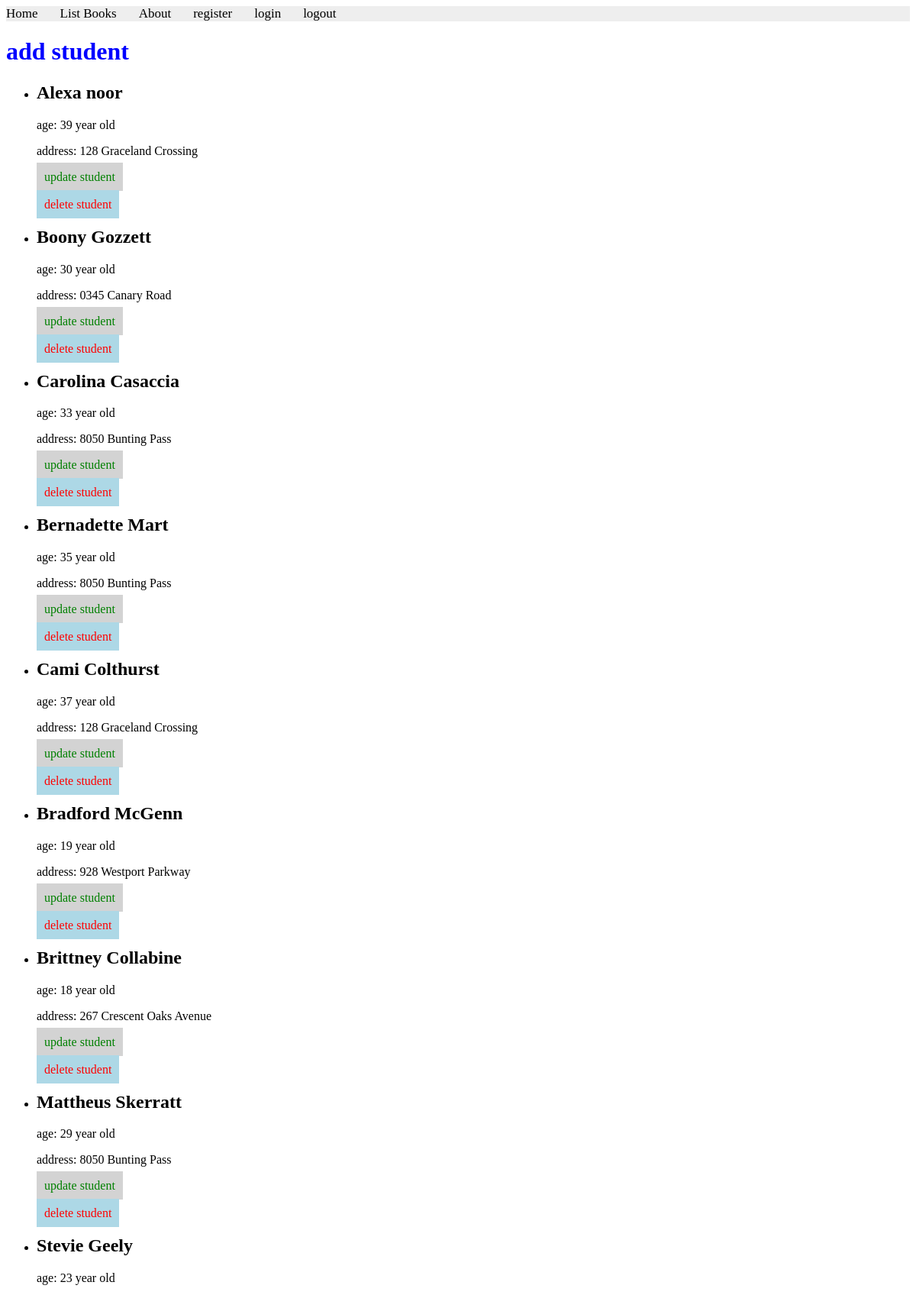
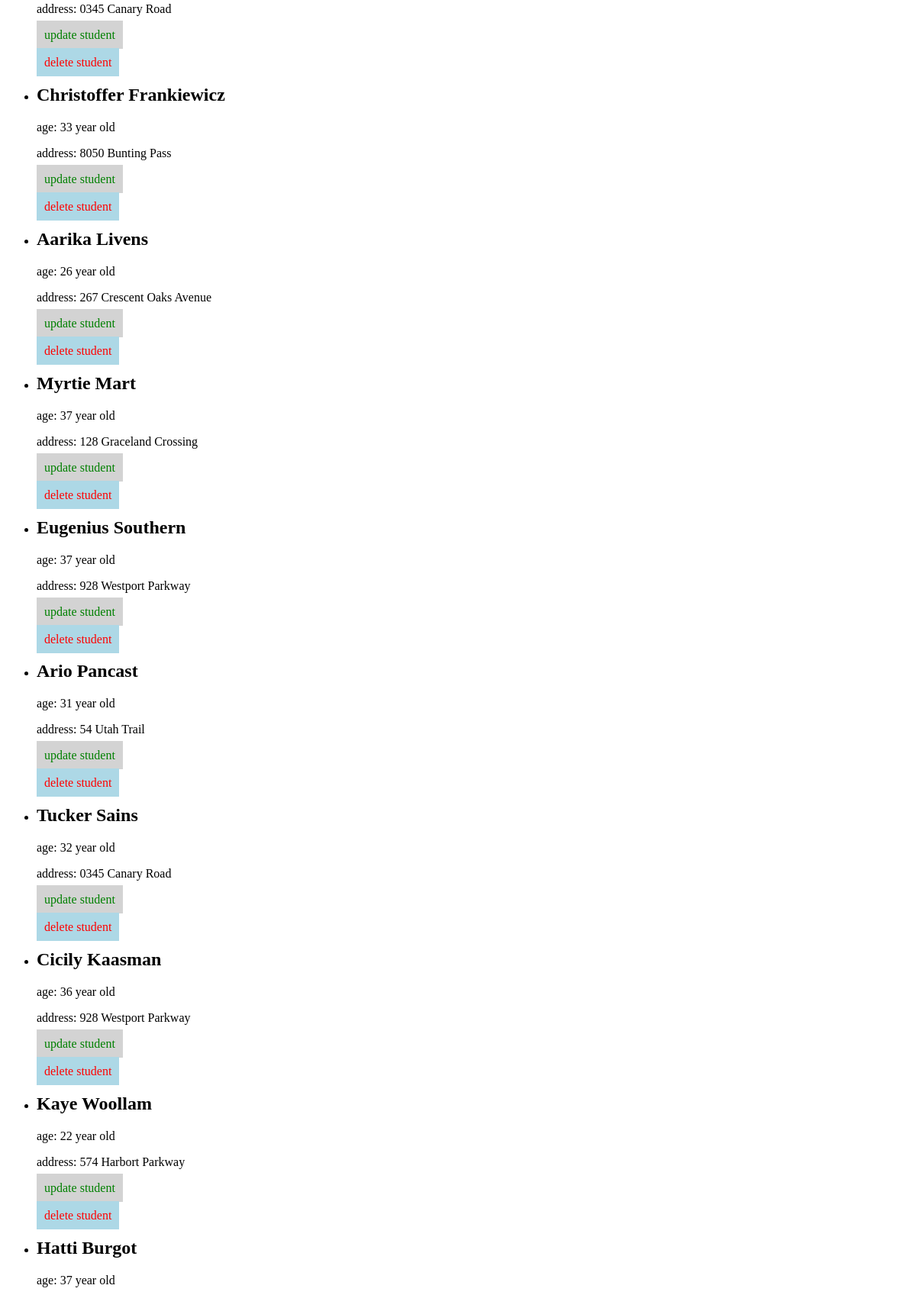
Screenshot of /books/lab10/liststudent1t1/ (upper part) with the database file from the repository (2 pictures, top to bottom).
### apps/bookmodule/models.py (models this page shows)
class Student(models.Model):
    name = models.CharField(max_length=50)
    age = models.SmallIntegerField(default=18)
    address = models.ForeignKey('address', on_delete=models.RESTRICT)

class Address(models.Model):
    address = models.CharField(max_length=20)
    def __str__(self):
        return self.address

### apps/bookmodule/views.py (the view)
# urls.py: path('lab10/liststudent1t1/',views.liststudent1t1,name="liststudent1t1"),
def liststudent1t1(request):
  students = Student.objects.select_related('address').all()
  return render(request,"bookmodule/liststudent1t1.html",{'students':students})

### apps/templates/bookmodule/liststudent1t1.html (shortened to what this page needs)
<html lang="en">
<head>
{% extends "layouts/base.html" %}
{% load static %}
{% block stylesheets %} <link rel="stylesheet" href="{% static 'lab9-10_style.css' %}"> {% endblock %}
{% block content %}
<a href="{% url 'addstudent1t1' %}" class="linkadd"> <h1>add student</h1></a>
    {% if students %}
        <ul>
        {% for student in students %}
            <li>
                <h2>{{ student.name }}</h2>
                <p>age: {{ student.age }} year old</p>
                <p>address: {{ student.address }}</p>
                <a href="{% url 'updatestudent1t1' Id=student.id%}" class="linkedit"> update student</a>
                <br> <br>
                <a href="{% url 'deletestudent1t1' Id=student.id%}" class="linkdelete"> delete student</a>
            </li>
        {% endfor %}
        </ul>
    {% else %}
        <p>No students found.</p>
    {% endif %}
{% endblock content %}

### apps/static/lab9-10_style.css (style rules this page uses)
.linkadd { color: blue; text-decoration: none; }
.linkedit { color: green; background-color: lightgray; padding: 10px; text-decoration: none; }
.linkdelete { color: red; background-color: lightblue; padding: 10px; text-decoration: none; }

### rows the page displays
Student: name "Alexa noor", age "39", address "128 Graceland Crossing"
Student: name "Boony Gozzett", age "30", address "0345 Canary Road"
Student: name "Carolina Casaccia", age "33", address "8050 Bunting Pass"
Student: name "Bernadette Mart", age "35", address "8050 Bunting Pass"
Student: name "Cami Colthurst", age "37", address "128 Graceland Crossing"
Student: name "Bradford McGenn", age "19", address "928 Westport Parkway"
Student: name "Brittney Collabine", age "18", address "267 Crescent Oaks Avenue"
Student: name "Mattheus Skerratt", age "29", address "8050 Bunting Pass"
Student: name "Stevie Geely", age "23", address "0345 Canary Road"
Student: name "Christoffer Frankiewicz", age "33", address "8050 Bunting Pass"
Student: name "Aarika Livens", age "26", address "267 Crescent Oaks Avenue"
Student: name "Myrtie Mart", age "37", address "128 Graceland Crossing"
Student: name "Eugenius Southern", age "37", address "928 Westport Parkway"
Student: name "Ario Pancast", age "31", address "54 Utah Trail"
Student: name "Tucker Sains", age "32", address "0345 Canary Road"
Student: name "Cicily Kaasman", age "36", address "928 Westport Parkway"
Student: name "Kaye Woollam", age "22", address "574 Harbort Parkway"
Student: name "Hatti Burgot", age "37"
